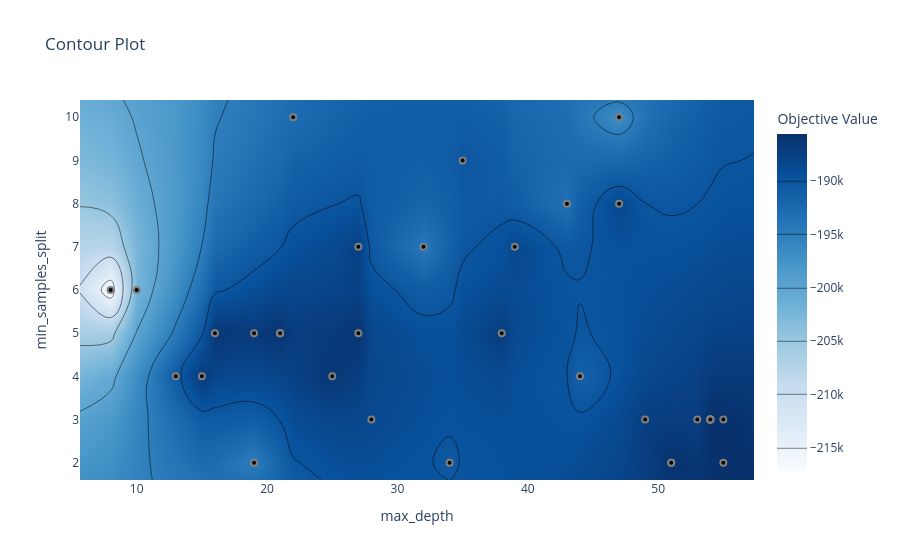

Notebook code cell kept with this figure:
### Code cell
# see all contour plots
optuna.visualization.plot_contour(study,params=['max_depth', 'min_samples_split'])

### Figure 1 — Plotly figure (JSON) as saved in the notebook; plotly's stock layout.template omitted (floating-point values rounded to 4 significant figures; data arrays with more than 128 entries replaced by an {"elided": "..."} marker saying what was removed)
{"data": [{"colorbar": {"title": {"text": "Objective Value"}}, "colorscale": [[0, "rgb(247,251,255)"], [0.125, "rgb(222,235,247)"], [0.25, "rgb(198,219,239)"], [0.375, "rgb(158,202,225)"], [0.5, "rgb(107,174,214)"], [0.625, "rgb(66,146,198)"], [0.75, "rgb(33,113,181)"], [0.875, "rgb(8,81,156)"], [1, "rgb(8,48,107)"]], "connectgaps": true, "contours": {"coloring": "heatmap"}, "hoverinfo": "none", "line": {"smoothing": 1.3}, "reversescale": false, "type": "contour", "x": [5.65, 8, 10, 13, 15, 16, 19, 21, 22, 25, 27, 28, 32, 34, 35, 38, 39, 43, 44, 47, 49, 51, 53, 54, 55, 57.35], "y": [1.6, 2, 3, 4, 5, 6, 7, 8, 9, 10, 10.4], "z": {"elided": "11x26 float values"}}, {"marker": {"color": "black", "line": {"color": "Gray", "width": 2}}, "mode": "markers", "name": "Feasible Trial", "showlegend": false, "type": "scatter", "x": [10, 21, 35, 32, 43, 19, 47, 34, 47, 22, 21, 21, 13, 25, 15, 8, 27, 28, 38, 27, 39, 19, 16, 54, 53, 54, 54, 54, 51, 49, 44, 54, 55, 55, 51], "y": [6, 5, 9, 7, 8, 2, 8, 2, 10, 10, 5, 5, 4, 4, 4, 6, 5, 3, 5, 7, 7, 5, 5, 3, 3, 3, 3, 3, 2, 3, 4, 3, 3, 2, 2]}, {"marker": {"color": "#cccccc", "line": {"color": "Gray", "width": 2}}, "mode": "markers", "name": "Infeasible Trial", "showlegend": false, "type": "scatter", "x": [], "y": []}], "layout": {"title": {"text": "Contour Plot"}, "xaxis": {"range": [5.65, 57.35], "title": {"text": "max_depth"}}, "yaxis": {"range": [1.6, 10.4], "title": {"text": "min_samples_split"}}}}
